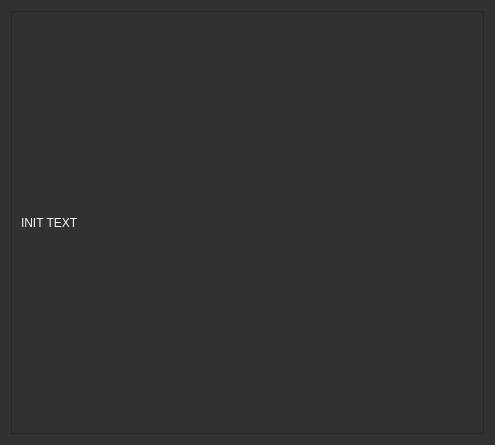
<?xml version="1.0" encoding="UTF-8"?>
<ui version="4.0">
 <class>Form</class>
 <widget class="QWidget" name="Form">
  <property name="geometry">
   <rect>
    <x>0</x>
    <y>0</y>
    <width>495</width>
    <height>445</height>
   </rect>
  </property>
  <property name="windowTitle">
   <string>Form</string>
  </property>
  <property name="styleSheet">
   <string notr="true">QWidget{
	background-color: rgb(48, 49, 51);
	color : rgb(244, 244, 244);
	font: 12pt &quot;나눔스퀘어 Bold&quot;;
}
QFrame[objectName*=frame]{
	background-color: rgb(55, 59, 60);
	border-radius : 12px;
}
QLabel[objectName*=label]{
	background-color: rgb(55, 59, 60);
	border-radius : 12px;
}
QPushButton{
	background-color : rgb(48, 49, 51);
	border-radius : 4px;
	padding : 5px;
}
QPushButton:hover{
	background-color : rgb(86, 92, 94);
}

QPushButton:pressed{
	background-color :rgb(21, 181, 192);
	color : rgb(55, 59, 60);
}
QPushButton:checked{
	background-color : rgb(21, 181, 192);
	color : rgb(55, 59, 60);
}
QGroupBox[objectName*=groupBox]{
	background-color: rgb(55, 59, 60);
}
QTabBar::tab {
	color : #000000;
	font : 15px;
}
QCheckBox{
	background-color: rgb(55, 59, 60);
}
QTreeWidget{
	background-color: rgb(55, 59, 60);
}
QTreeWidget::item {
	background-color: rgba(55, 59, 60, 100);  /* Hover 색상 */
}
QTreeWidget::item:hover {
	background-color: rgba(20, 181, 192, 100);  /* Hover 색상 */
}
QTreeWidget::item:selected {
	background-color: rgba(20, 181, 192, 150);  /* 선택된 색상 */
}
QHeaderView::section {
	background-color : rgb(32, 39, 46); /* 헤더 배경 색상 */
	color: rgb(204, 204, 204);          /* 헤더 텍스트 색상 */
	font-weight: bold;                 /* 헤더 텍스트 굵게 */
	font : 8pt;
}
QRadioButton{
	background-color: rgb(55, 59, 60);
}</string>
  </property>
  <layout class="QGridLayout" name="gridLayout">
   <item row="0" column="0">
    <widget class="QFrame" name="frame">
     <property name="frameShape">
      <enum>QFrame::StyledPanel</enum>
     </property>
     <property name="frameShadow">
      <enum>QFrame::Raised</enum>
     </property>
     <layout class="QGridLayout" name="gridLayout_2">
      <item row="0" column="0">
       <widget class="QLabel" name="my_label">
        <property name="text">
         <string>INIT TEXT</string>
        </property>
       </widget>
      </item>
     </layout>
    </widget>
   </item>
  </layout>
 </widget>
 <resources/>
 <connections/>
</ui>
